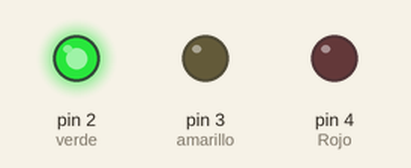
The sketch below on a simulated Arduino Uno, built with avr-gcc and run on an emulated ATmega328P. On the bench: output pins drawn as LEDs (lit = HIGH).

Above: at 0.1 s.
At 8.5 s:
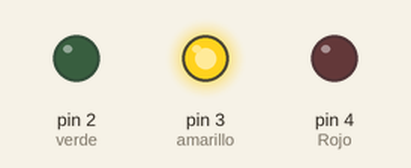
At 17.1 s:
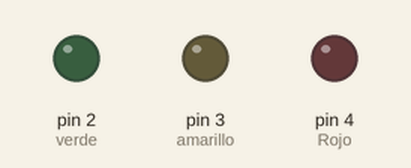
At 35.3 s:
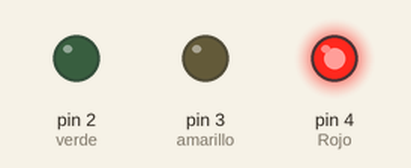
Timing chart, 0 to 40.0 s (numbered marks = the images above):
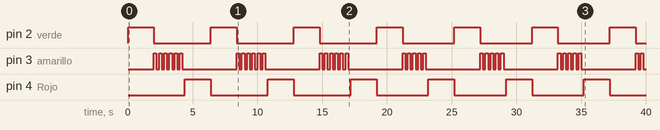

Measured:
- by itself, pin 2 (verde): alternates HIGH for 2.0 s and LOW for 4.2 s
- by itself, pin 3 (amarillo): LOW → HIGH at 2.0 s, → LOW 0.20 s later, → HIGH 0.20 s later, → LOW 0.20 s later, … (70 changes in this stretch)
- by itself, pin 4 (Rojo): alternates HIGH for 2.0 s and LOW for 4.0 s

The sketch:

IntroC_While.ino
```cpp
// Tomas de Camino
// www.inventoria.org

#define TIME 2000

void setup() {
  pinMode(2, OUTPUT); //verde
  pinMode(3, OUTPUT); //amarillo
  pinMode(4, OUTPUT); //Rojo
  pinMode(8, INPUT_PULLUP); //Boton
}
void loop() {
  long lastMillis = millis();
  // verde por un rato
  cambioColor(0);
  delay(TIME);
  //secuencia del amarillo
  while (millis()-lastMillis  < 4000) {
    cambioColor(1);
    delay(200);
    allOff();
    delay(200);
  }
  //cambio al rojo
  cambioColor(2);
  delay(TIME);

}

void cambioColor(int val) {
  switch (val) {
    case 0:
      digitalWrite(2, HIGH);
      digitalWrite(3, LOW);
      digitalWrite(4, LOW);
      break;
    case 1:
      digitalWrite(2, LOW);
      digitalWrite(3, HIGH);
      digitalWrite(4, LOW);
      break;
    case 2:
      digitalWrite(2, LOW);
      digitalWrite(3, LOW);
      digitalWrite(4, HIGH);
      break;
  }
}

void allOff() {
  digitalWrite(2, LOW);
  digitalWrite(3, LOW);
  digitalWrite(4, LOW);
}
```
